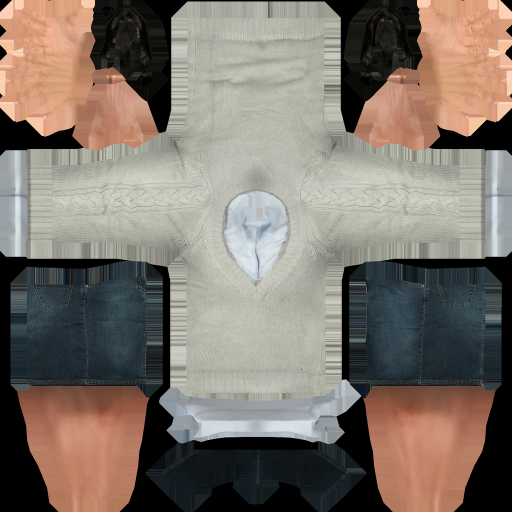
#> input picture опус 5.5 на ультра коде/mdl/rb/hozyayka/body_color.png, 1024 x 1024 px (shown at 1/2 size)
$ python make_tex.py
#> lines starting #> are read from the running program, lines starting #| are printed output that depends on the picture
"""Свои текстуры: луч фонаря, пар, волосы, кожа Хозяйки, таблички, записки, план, мозаика и т. п.

    python tools/make_tex.py
Записки берутся из src/story/notes.json (тот же текст показывает игра).
"""
import json
import math
import os
import random

import numpy as np
from PIL import Image, ImageDraw, ImageFilter, ImageFont, ImageOps

ROOT = os.path.dirname(os.path.dirname(os.path.abspath(__file__)))
OUT = os.path.join(ROOT, "tex", "ui")
GEN = os.path.join(ROOT, "tex", "gen")
F = os.path.join(ROOT, "fonts")
os.makedirs(OUT, exist_ok=True)
os.makedirs(GEN, exist_ok=True)
random.seed(7)
np.random.seed(7)


def font(name, size):
    return ImageFont.truetype(os.path.join(F, name), size)


def noise(w, h, scale=32, octaves=4):
#> called with w = 256, h = 256, scale = 24, octaves = 3
    out = np.zeros((h, w), np.float32)
    amp = 1.0
    for o in range(octaves):
        s = max(1, int(scale / (2 ** o)))
        small = np.random.rand(h // s + 2, w // s + 2).astype(np.float32)
        im = Image.fromarray((small * 255).astype(np.uint8)).resize((w + 2 * s, h + 2 * s), Image.BICUBIC)
        out += np.asarray(im, np.float32)[s:s + h, s:s + w] / 255.0 * amp
        amp *= 0.5
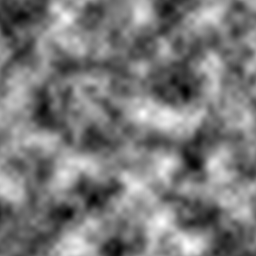
#> out: shape (256, 256) float32; min 0.153, max 1.64, mean 0.867; drawn with min black and max white
#> after the loop, amp = 0.125
    out -= out.min()
    out /= max(out.max(), 1e-6)
    return out


# ------------------------------------------------------------------ свет и пар

def flash_cookie():
    n = 256
    y, x = np.mgrid[0:n, 0:n].astype(np.float32)
    r = np.hypot(x - n / 2 + 0.5, y - n / 2 + 0.5) / (n / 2)
    hot = np.exp(-(r / 0.28) ** 2) * 0.55
    body = np.clip(1.0 - (r / 0.95) ** 3, 0, 1) * 0.6
    ring = np.exp(-((r - 0.62) / 0.05) ** 2) * 0.12
    halo = np.clip(1 - r, 0, 1) ** 0.5 * 0.08
    v = np.clip(hot + body + ring + halo, 0, 1)
    v *= 0.92 + noise(n, n, 24, 3) * 0.08
    v[r > 1.0] = 0
    Image.fromarray((v * 255).astype(np.uint8)).convert("RGB").save(os.path.join(OUT, "flash_cookie.png"))


def steam_puff():
    n = 128
    y, x = np.mgrid[0:n, 0:n].astype(np.float32)
    r = np.hypot(x - n / 2, y - n / 2) / (n / 2)
    a = np.clip(1 - r, 0, 1) ** 1.6 * (0.55 + 0.45 * noise(n, n, 20, 4))
#> call 2 of noise, with w = 128, h = 128, scale = 20, octaves = 4
#> after the loop in noise (call 2), `for o in range(octaves):`:
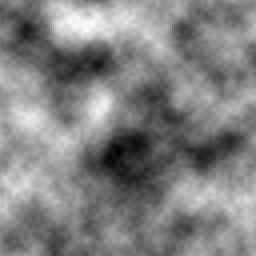
#> out: shape (128, 128) float32 (shown 2 times larger); min 0.187, max 1.68, mean 0.947; drawn with min black and max white
#> after the loop in noise (call 2), `for o in range(octaves):`: amp = 0.0625
    img = np.zeros((n, n, 4), np.uint8)
    img[..., :3] = 235
    img[..., 3] = (np.clip(a, 0, 1) * 255).astype(np.uint8)
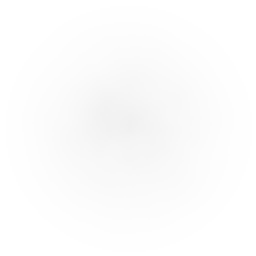
#> img: shape (128, 128, 4) (shown 2 times larger); mean of channels 0, 1, 2, 3 235, 235, 235, 31.5; transparent parts drawn white
    Image.fromarray(img, "RGBA").save(os.path.join(OUT, "steam_puff.png"))


def hair_strands():
    """Текстура прядей: много тонких волос с альфой, мокрый блеск по центру."""
    w, h = 256, 1024
    img = Image.new("RGBA", (w, h), (0, 0, 0, 0))
#> img: PIL image 256x1024 RGBA; every value is 0
    d = ImageDraw.Draw(img)
    for i in range(420):
        x0 = random.uniform(0, w)
        drift = random.uniform(-18, 18)
        thick = random.choice([1, 1, 1, 2, 2, 3])
        c = random.randint(4, 22)
        alpha = random.randint(150, 255)
        end = random.uniform(0.75, 1.0) * h
        pts = []
        for k in range(24):
            t = k / 23
            pts.append((x0 + drift * t + math.sin(t * 6 + i) * 3, t * end))
        d.line(pts, fill=(c, c, c + 2, alpha), width=thick)
    arr = np.asarray(img).astype(np.float32)
    # блики (мокрые)
    for i in range(70):
        x0 = int(random.uniform(0, w))
        y0 = int(random.uniform(0, h * 0.9))
        ln = int(random.uniform(20, 120))
        arr[y0:y0 + ln, x0:x0 + 1, :3] = np.maximum(arr[y0:y0 + ln, x0:x0 + 1, :3], 70)
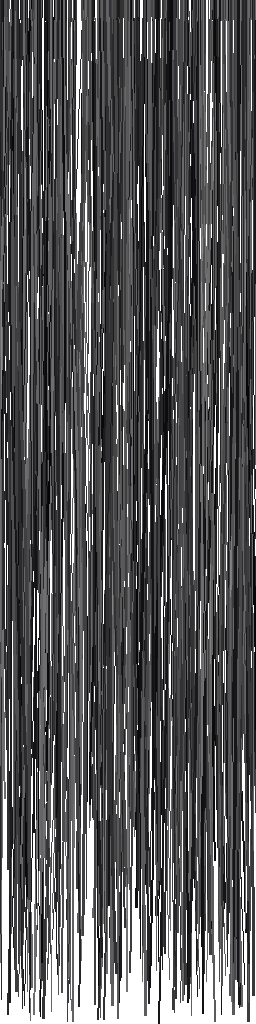
#> arr: shape (1024, 256, 4) float32; mean R, G, B, A 11.5, 11.5, 13.1, 175.8; transparent parts drawn white
    Image.fromarray(arr.clip(0, 255).astype(np.uint8), "RGBA").save(os.path.join(OUT, "hair.png"))


def skin():
    """Кожа Хозяйки из текстур Rocketbox: серая, мокрая, с венами; лицо — бельма и тёмные глазницы."""
    src = os.path.join(ROOT, "mdl", "rb", "hozyayka")
    body = Image.open(os.path.join(src, "body_color.png")).convert("RGB")
#> body is the input picture: PIL image 1024x1024 RGB; mean R, G, B 126.7, 116.9, 107.9
    head = Image.open(os.path.join(src, "head_color.png")).convert("RGB")
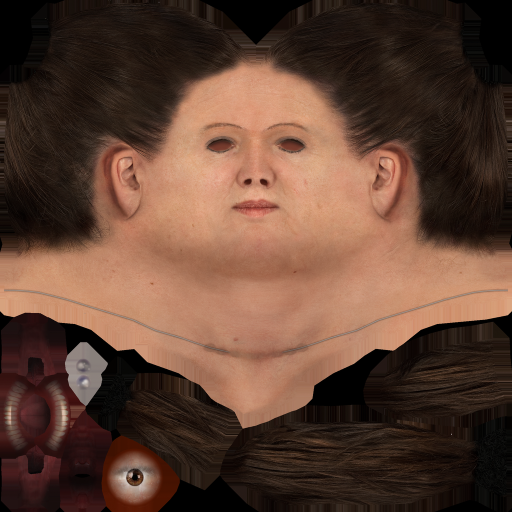
#> input picture опус 5.5 на ультра коде/mdl/rb/hozyayka/head_color.png, 1024 x 1024 px (shown at 1/2 size)
#> head is the input picture: PIL image 1024x1024 RGB; mean R, G, B 95.1, 65.8, 51.4

    def grey(im, tint=(0.62, 0.64, 0.6), dark=0.62):
#> called with tint = (0.62, 0.64, 0.6), dark = 0.62
        a = np.asarray(im).astype(np.float32) / 255.0
#> a: shape (1024, 1024, 3) float32
        lum = a @ np.array([0.3, 0.55, 0.15], np.float32)
        lum = lum ** 1.15
        n = noise(im.width, im.height, 64, 5)
#> the loop in noise (call 3), `for o in range(octaves):` made 5 passes
#> pass 1, in noise (call 3), `out += np.asarray(im, np.float32)[s:s + h, s:s + w] / 255.0 * amp`:
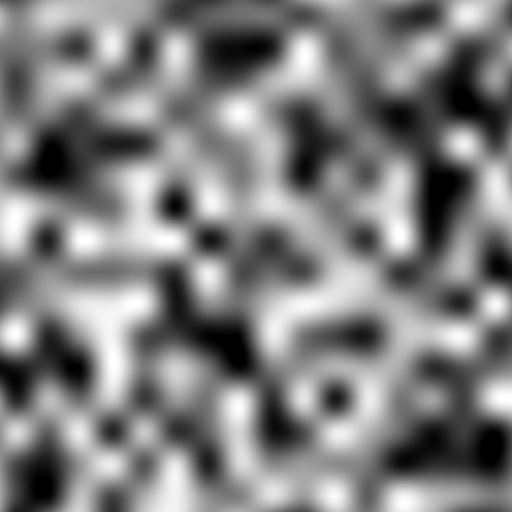
#> out: shape (1024, 1024) float32 (shown at 1/2 size); min 0, max 1, mean 0.496
#> pass 2, in noise (call 3), `im = Image.fromarray((small * 255).astype(np.uint8)).resize((w + 2 * s..`:
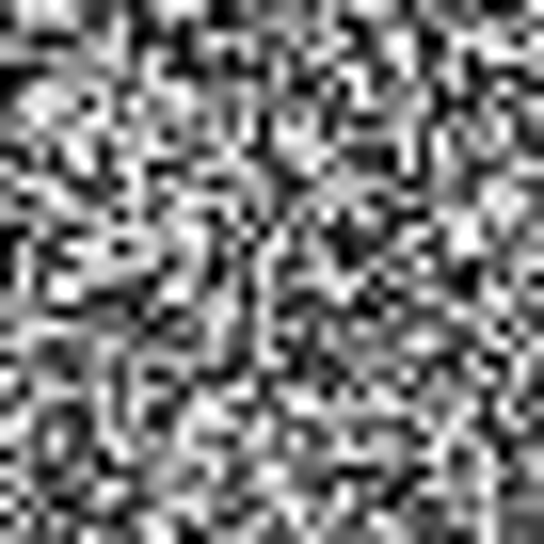
#> im: PIL image 1088x1088 L (shown at 1/2 size); min 0, max 255, mean 124.6
#> after the loop in noise (call 3), `for o in range(octaves):`: amp = 0.0312
#> (the rest of the program and of its run is left out)
